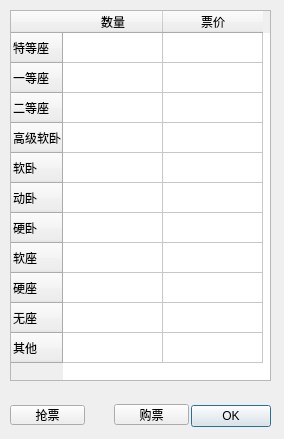
<?xml version="1.0" encoding="UTF-8"?>
<ui version="4.0">
 <class>Dialog</class>
 <widget class="QDialog" name="Dialog">
  <property name="geometry">
   <rect>
    <x>0</x>
    <y>0</y>
    <width>284</width>
    <height>439</height>
   </rect>
  </property>
  <property name="windowTitle">
   <string>Dialog</string>
  </property>
  <widget class="QDialogButtonBox" name="buttonBox">
   <property name="geometry">
    <rect>
     <x>-70</x>
     <y>400</y>
     <width>341</width>
     <height>32</height>
    </rect>
   </property>
   <property name="orientation">
    <enum>Qt::Horizontal</enum>
   </property>
   <property name="standardButtons">
    <set>QDialogButtonBox::Ok</set>
   </property>
  </widget>
  <widget class="QWidget" name="horizontalLayoutWidget">
   <property name="geometry">
    <rect>
     <x>10</x>
     <y>10</y>
     <width>261</width>
     <height>371</height>
    </rect>
   </property>
   <layout class="QHBoxLayout" name="horizontalLayout">
    <item>
     <widget class="QTableWidget" name="dialog_tableWidget">
      <row>
       <property name="text">
        <string>特等座</string>
       </property>
      </row>
      <row>
       <property name="text">
        <string>一等座</string>
       </property>
      </row>
      <row>
       <property name="text">
        <string>二等座</string>
       </property>
      </row>
      <row>
       <property name="text">
        <string>高级软卧</string>
       </property>
      </row>
      <row>
       <property name="text">
        <string>软卧</string>
       </property>
      </row>
      <row>
       <property name="text">
        <string>动卧</string>
       </property>
      </row>
      <row>
       <property name="text">
        <string>硬卧</string>
       </property>
      </row>
      <row>
       <property name="text">
        <string>软座</string>
       </property>
      </row>
      <row>
       <property name="text">
        <string>硬座</string>
       </property>
      </row>
      <row>
       <property name="text">
        <string>无座</string>
       </property>
      </row>
      <row>
       <property name="text">
        <string>其他</string>
       </property>
      </row>
      <column>
       <property name="text">
        <string>数量</string>
       </property>
      </column>
      <column>
       <property name="text">
        <string>票价</string>
       </property>
      </column>
     </widget>
    </item>
   </layout>
  </widget>
  <widget class="QPushButton" name="pushButton">
   <property name="geometry">
    <rect>
     <x>114</x>
     <y>404</y>
     <width>75</width>
     <height>21</height>
    </rect>
   </property>
   <property name="text">
    <string>购票</string>
   </property>
  </widget>
  <widget class="QPushButton" name="pushButton_2">
   <property name="geometry">
    <rect>
     <x>10</x>
     <y>405</y>
     <width>75</width>
     <height>20</height>
    </rect>
   </property>
   <property name="text">
    <string>抢票</string>
   </property>
   <property name="autoRepeat">
    <bool>false</bool>
   </property>
   <property name="autoDefault">
    <bool>true</bool>
   </property>
   <property name="default">
    <bool>false</bool>
   </property>
   <property name="flat">
    <bool>false</bool>
   </property>
  </widget>
 </widget>
 <resources/>
 <connections>
  <connection>
   <sender>buttonBox</sender>
   <signal>accepted()</signal>
   <receiver>Dialog</receiver>
   <slot>accept()</slot>
   <hints>
    <hint type="sourcelabel">
     <x>248</x>
     <y>254</y>
    </hint>
    <hint type="destinationlabel">
     <x>157</x>
     <y>274</y>
    </hint>
   </hints>
  </connection>
  <connection>
   <sender>buttonBox</sender>
   <signal>rejected()</signal>
   <receiver>Dialog</receiver>
   <slot>reject()</slot>
   <hints>
    <hint type="sourcelabel">
     <x>316</x>
     <y>260</y>
    </hint>
    <hint type="destinationlabel">
     <x>286</x>
     <y>274</y>
    </hint>
   </hints>
  </connection>
  <connection>
   <sender>pushButton</sender>
   <signal>clicked()</signal>
   <receiver>Dialog</receiver>
   <slot>buy_ticket()</slot>
   <hints>
    <hint type="sourcelabel">
     <x>155</x>
     <y>409</y>
    </hint>
    <hint type="destinationlabel">
     <x>276</x>
     <y>383</y>
    </hint>
   </hints>
  </connection>
  <connection>
   <sender>dialog_tableWidget</sender>
   <signal>clicked(QModelIndex)</signal>
   <receiver>Dialog</receiver>
   <slot>row_click()</slot>
   <hints>
    <hint type="sourcelabel">
     <x>172</x>
     <y>32</y>
    </hint>
    <hint type="destinationlabel">
     <x>199</x>
     <y>1</y>
    </hint>
   </hints>
  </connection>
  <connection>
   <sender>pushButton_2</sender>
   <signal>clicked()</signal>
   <receiver>Dialog</receiver>
   <slot>snatch_ticket()</slot>
   <hints>
    <hint type="sourcelabel">
     <x>54</x>
     <y>413</y>
    </hint>
    <hint type="destinationlabel">
     <x>101</x>
     <y>385</y>
    </hint>
   </hints>
  </connection>
 </connections>
 <slots>
  <slot>buy_ticket()</slot>
  <slot>row_click()</slot>
  <slot>snatch_ticket()</slot>
 </slots>
</ui>
